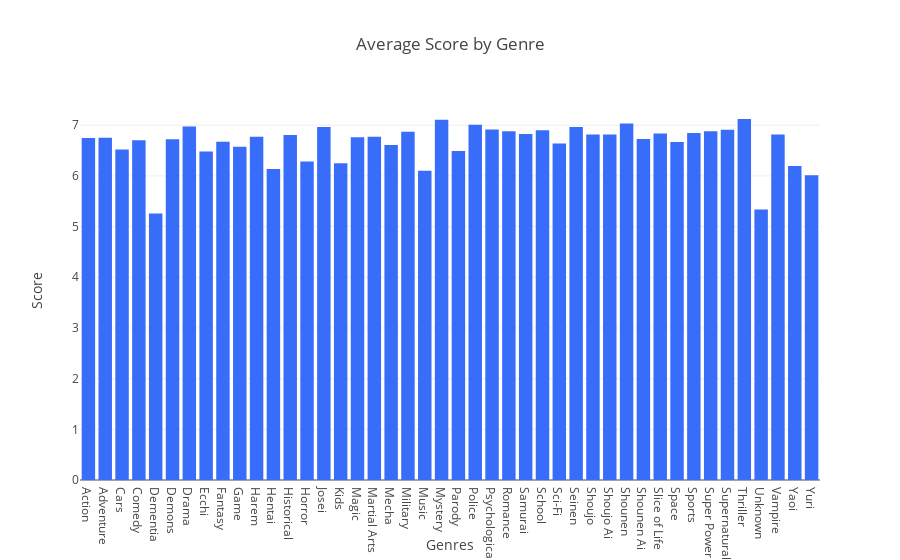

This figure's notebook cell:
### Code cell
fig5 = px.bar(genre_mean_score, x='Genres', y='Score', title='Average Score by Genre', 
              color_discrete_sequence=['#386df9'] * len(genre_mean_score))

fig5.show()

### Figure 1 — Plotly figure (JSON) as saved in the notebook; plotly's stock layout.template omitted (floating-point values rounded to 4 significant figures)
{"data": [{"alignmentgroup": "True", "hovertemplate": "Genres=%{x}<br>Score=%{y}<extra></extra>", "legendgroup": "", "marker": {"color": "#386df9", "pattern": {"shape": ""}}, "name": "", "offsetgroup": "", "orientation": "v", "showlegend": false, "textposition": "auto", "type": "bar", "x": ["Action", "Adventure", "Cars", "Comedy", "Dementia", "Demons", "Drama", "Ecchi", "Fantasy", "Game", "Harem", "Hentai", "Historical", "Horror", "Josei", "Kids", "Magic", "Martial Arts", "Mecha", "Military", "Music", "Mystery", "Parody", "Police", "Psychological", "Romance", "Samurai", "School", "Sci-Fi", "Seinen", "Shoujo", "Shoujo Ai", "Shounen", "Shounen Ai", "Slice of Life", "Space", "Sports", "Super Power", "Supernatural", "Thriller", "Unknown", "Vampire", "Yaoi", "Yuri"], "xaxis": "x", "y": [6.751, 6.755, 6.521, 6.704, 5.26, 6.726, 6.977, 6.484, 6.675, 6.577, 6.773, 6.136, 6.809, 6.286, 6.967, 6.25, 6.761, 6.772, 6.61, 6.872, 6.105, 7.108, 6.493, 7.008, 6.914, 6.884, 6.827, 6.901, 6.642, 6.966, 6.82, 6.818, 7.034, 6.727, 6.839, 6.671, 6.847, 6.884, 6.909, 7.124, 5.339, 6.818, 6.197, 6.015], "yaxis": "y"}], "layout": {"barmode": "relative", "legend": {"tracegroupgap": 0}, "title": {"text": "Average Score by Genre"}, "xaxis": {"anchor": "y", "domain": [0, 1], "title": {"text": "Genres"}}, "yaxis": {"anchor": "x", "domain": [0, 1], "title": {"text": "Score"}}}}
